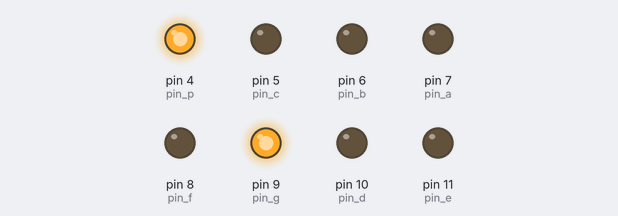
Recording of a sketch running on a simulated Arduino Uno, built with avr-gcc and run on an emulated ATmega328P. On the bench: output pins drawn as LEDs (lit = HIGH).

Above: at 0.2 s.
At 1.2 s:
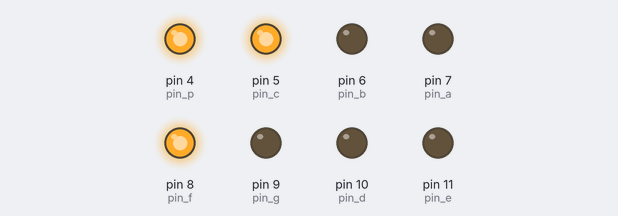
At 2.7 s:
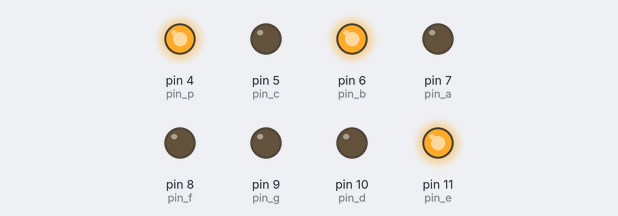
At 5.1 s:
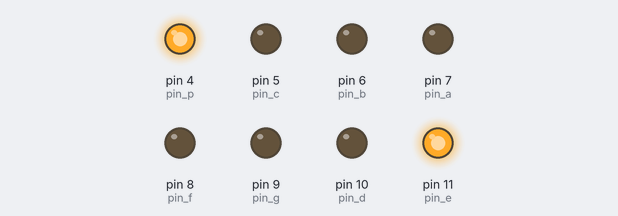
At 7.9 s:
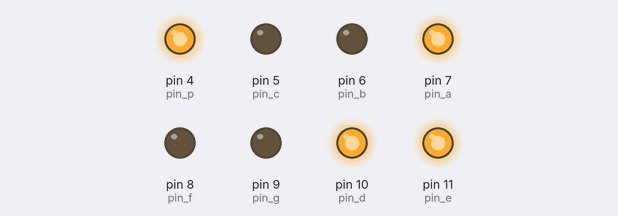
At 10.4 s:
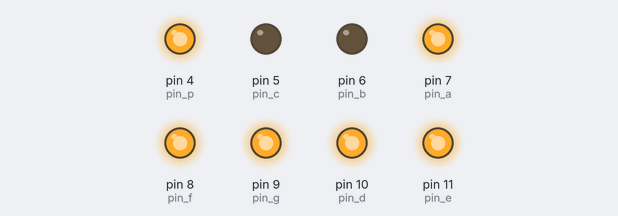
Timing chart, 0 to 11.2 s (numbered marks = the images above):
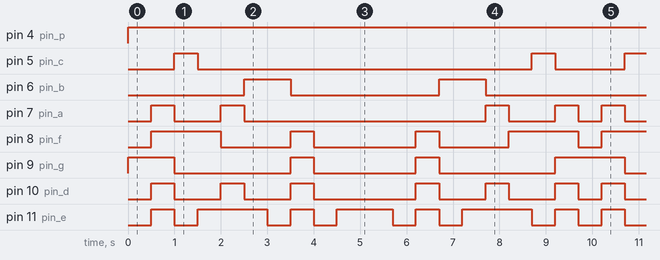

The sketch:

DigitalTube.ino
```cpp
/*
 * 驱动一个共阳极的数码管,显示数字 0~9
 */

// 设定控制各段的数字引脚
int pin_a = 7;
int pin_b = 6;
int pin_c = 5;
int pin_d = 10;
int pin_e = 11;
int pin_f = 8;
int pin_g = 9;
int pin_p = 4;

// 根据共阳极/共阴极数码管段码表，定义 0~9 显示的各段开关状态
int numTable[10][8]={
  // 共阳极数码管段码，将共极接 Vcc(5v/3.3v)
  // 0 为点亮，1 为关闭
  // a  b  c  d  e  f  g  dp
  {0, 0, 0, 0, 0, 0, 1, 1},     // 0
  {1, 0, 0, 1, 1, 1, 1, 1},     // 1
  {0, 0, 1, 0, 0, 1, 0, 1},     // 2
  {0, 0, 0, 0, 1, 1, 0, 1},     // 3
  {1, 0, 0, 1, 1, 0, 0, 1},     // 4
  {0, 1, 0, 0, 1, 0, 0, 1},     // 5
  {0, 1, 0, 0, 0, 0, 0, 1},     // 6
  {0, 0, 0, 1, 1, 1, 1, 1},     // 7
  {0, 0, 0, 0, 0, 0, 0, 1},     // 8
  {0, 0, 0, 0, 1, 0, 0, 1},     // 9


  // 共阴极数码管段码,将共极接 GND
  // 1 为点亮，0 为关闭
  // a  b  c  d  e  f  g  dp
  //{1, 1, 1, 1, 1, 1, 0, 0},     // 0
  //{0, 1, 1, 0, 0, 0, 0, 0},     // 1
  //{1, 1, 0, 1, 1, 0, 1, 0},     // 2
  //{1, 1, 1, 1, 0, 0, 1, 0},     // 3
  //{0, 1, 1, 0, 0, 1, 1, 0},     // 4
  //{1, 0, 1, 1, 0, 1, 1, 0},     // 5
  //{1, 0, 1, 1, 1, 1, 1, 0},     // 6
  //{1, 1, 1, 0, 0, 0, 0, 0},     // 7
  //{1, 1, 1, 1, 1, 1, 1, 0},     // 8
  //{1, 1, 1, 1, 0, 1, 1, 0},     // 9
};


void setup() {
  // 设置 4~11 引脚为输出模式
  for (int i=4; i<=11; i++){
    pinMode(i, OUTPUT);
    }
}

void loop() {
  // 依次显示 0~9
  for(int i=0; i < 10; i++){
    digitalWrite(pin_a, numTable[i][0]);
    digitalWrite(pin_b, numTable[i][1]);
    digitalWrite(pin_c, numTable[i][2]);
    digitalWrite(pin_d, numTable[i][3]);
    digitalWrite(pin_e, numTable[i][4]);
    digitalWrite(pin_f, numTable[i][5]);
    digitalWrite(pin_g, numTable[i][6]);
    digitalWrite(pin_p, numTable[i][7]);
    delay(500);
    }
   delay(200);
  // 依次显示 9~0
  for(int i=9; i > 0; i--){
    digitalWrite(pin_a, numTable[i][0]);
    digitalWrite(pin_b, numTable[i][1]);
    digitalWrite(pin_c, numTable[i][2]);
    digitalWrite(pin_d, numTable[i][3]);
    digitalWrite(pin_e, numTable[i][4]);
    digitalWrite(pin_f, numTable[i][5]);
    digitalWrite(pin_g, numTable[i][6]);
    digitalWrite(pin_p, numTable[i][7]);
    delay(500);
    }

}
```

Measured:
- by itself, pin 4 (pin_p): LOW → HIGH at 0.00 s
- by itself, pin 5 (pin_c): repeats every 9.7 s: LOW 7.2 s, HIGH 0.50 s, LOW 1.5 s, HIGH 0.50 s
- by itself, pin 6 (pin_b): repeats every 9.7 s: LOW 3.2 s, HIGH 1.0 s, LOW 4.5 s, HIGH 1.0 s
- by itself, pin 7 (pin_a): repeats every 9.7 s: LOW 1.0 s, HIGH 0.50 s, LOW 5.2 s, HIGH 0.50 s, LOW 1.0 s, HIGH 0.50 s, LOW 0.50 s, HIGH 0.50 s
- by itself, pin 8 (pin_f): repeats every 9.7 s: LOW 1.5 s, HIGH 0.50 s, LOW 2.2 s, HIGH 0.50 s, LOW 1.5 s, HIGH 1.5 s, LOW 0.50 s, HIGH 1.5 s
- by itself, pin 9 (pin_g): repeats every 9.7 s: LOW 2.5 s, HIGH 0.50 s, LOW 2.2 s, HIGH 0.50 s, LOW 2.5 s, HIGH 1.5 s
- by itself, pin 10 (pin_d): repeats every 9.7 s: 2 × (LOW 1.0 s, HIGH 0.50 s), LOW 2.2 s, 2 × (HIGH 0.50 s, LOW 1.0 s), HIGH 0.50 s, LOW 0.50 s, HIGH 0.50 s
- by itself, pin 11 (pin_e): repeats every 9.7 s: LOW 0.50 s, HIGH 1.5 s, LOW 0.50 s, HIGH 0.50 s, LOW 0.50 s, HIGH 1.2 s, LOW 0.50 s, HIGH 0.50 s, LOW 0.50 s, HIGH 1.5 s, 2 × (LOW 0.50 s, HIGH 0.50 s)
